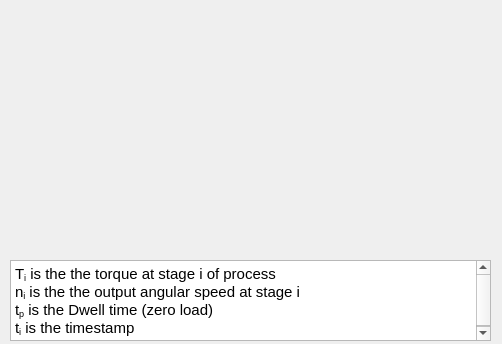
<?xml version="1.0" encoding="UTF-8"?>
<ui version="4.0">
 <class>Dialog</class>
 <widget class="QDialog" name="Dialog">
  <property name="geometry">
   <rect>
    <x>0</x>
    <y>0</y>
    <width>502</width>
    <height>344</height>
   </rect>
  </property>
  <property name="windowTitle">
   <string>Dialog</string>
  </property>
  <widget class="QLabel" name="label">
   <property name="geometry">
    <rect>
     <x>5</x>
     <y>8</y>
     <width>491</width>
     <height>251</height>
    </rect>
   </property>
   <property name="text">
    <string/>
   </property>
   <property name="pixmap">
    <pixmap resource="../resources/pic.qrc">:/pictures/pictures/torque_diagram.png</pixmap>
   </property>
   <property name="scaledContents">
    <bool>true</bool>
   </property>
  </widget>
  <widget class="QTextBrowser" name="textBrowser">
   <property name="geometry">
    <rect>
     <x>10</x>
     <y>260</y>
     <width>481</width>
     <height>81</height>
    </rect>
   </property>
   <property name="html">
    <string>&lt;!DOCTYPE HTML PUBLIC &quot;-//W3C//DTD HTML 4.0//EN&quot; &quot;http://www.w3.org/TR/REC-html40/strict.dtd&quot;&gt;
&lt;html&gt;&lt;head&gt;&lt;meta name=&quot;qrichtext&quot; content=&quot;1&quot; /&gt;&lt;style type=&quot;text/css&quot;&gt;
p, li { white-space: pre-wrap; }
&lt;/style&gt;&lt;/head&gt;&lt;body style=&quot; font-family:'Ubuntu Sans'; font-size:11pt; font-weight:400; font-style:normal;&quot;&gt;
&lt;p style=&quot; margin-top:0px; margin-bottom:0px; margin-left:0px; margin-right:0px; -qt-block-indent:0; text-indent:0px;&quot;&gt;T&lt;span style=&quot; vertical-align:sub;&quot;&gt;i&lt;/span&gt; is the the torque at stage i of process&lt;/p&gt;
&lt;p style=&quot; margin-top:0px; margin-bottom:0px; margin-left:0px; margin-right:0px; -qt-block-indent:0; text-indent:0px;&quot;&gt;n&lt;span style=&quot; vertical-align:sub;&quot;&gt;i&lt;/span&gt; is the the output angular speed at stage i&lt;/p&gt;
&lt;p style=&quot; margin-top:0px; margin-bottom:0px; margin-left:0px; margin-right:0px; -qt-block-indent:0; text-indent:0px;&quot;&gt;t&lt;span style=&quot; vertical-align:sub;&quot;&gt;p&lt;/span&gt; is the Dwell time (zero load)&lt;/p&gt;
&lt;p style=&quot; margin-top:0px; margin-bottom:0px; margin-left:0px; margin-right:0px; -qt-block-indent:0; text-indent:0px;&quot;&gt;t&lt;span style=&quot; vertical-align:sub;&quot;&gt;i&lt;/span&gt; is the timestamp&lt;/p&gt;&lt;/body&gt;&lt;/html&gt;</string>
   </property>
  </widget>
 </widget>
 <resources>
  <include location="../resources/pic.qrc"/>
 </resources>
 <connections/>
</ui>
